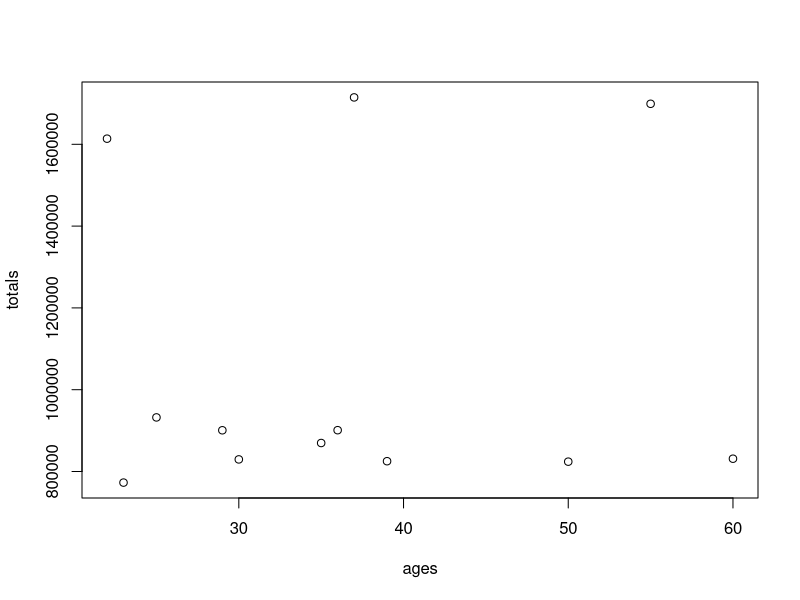

Recreate this plot in R.
# Changes and sets working directory
dir<-getwd()
dir<-gsub("R-Scripts","",dir)
setwd(dir)

# loads given data set
df<-read.csv("Datasets/all_cities.csv")

# creates a sorted vector of all ages
ages<-sort(unique(df$age))

#creates vector containing total spending of each age
totals<- as.numeric(vector())
 for (age in ages) {
   x=sum(df$total[df$age==age])
   totals<-append(totals,x)
 }

# plots a scatter plot of ages and their corresponding total
plot(ages,totals)

